Frame 1 (no input): blank canvas, image omitted
Frame 60 (no input): blank canvas, image omitted
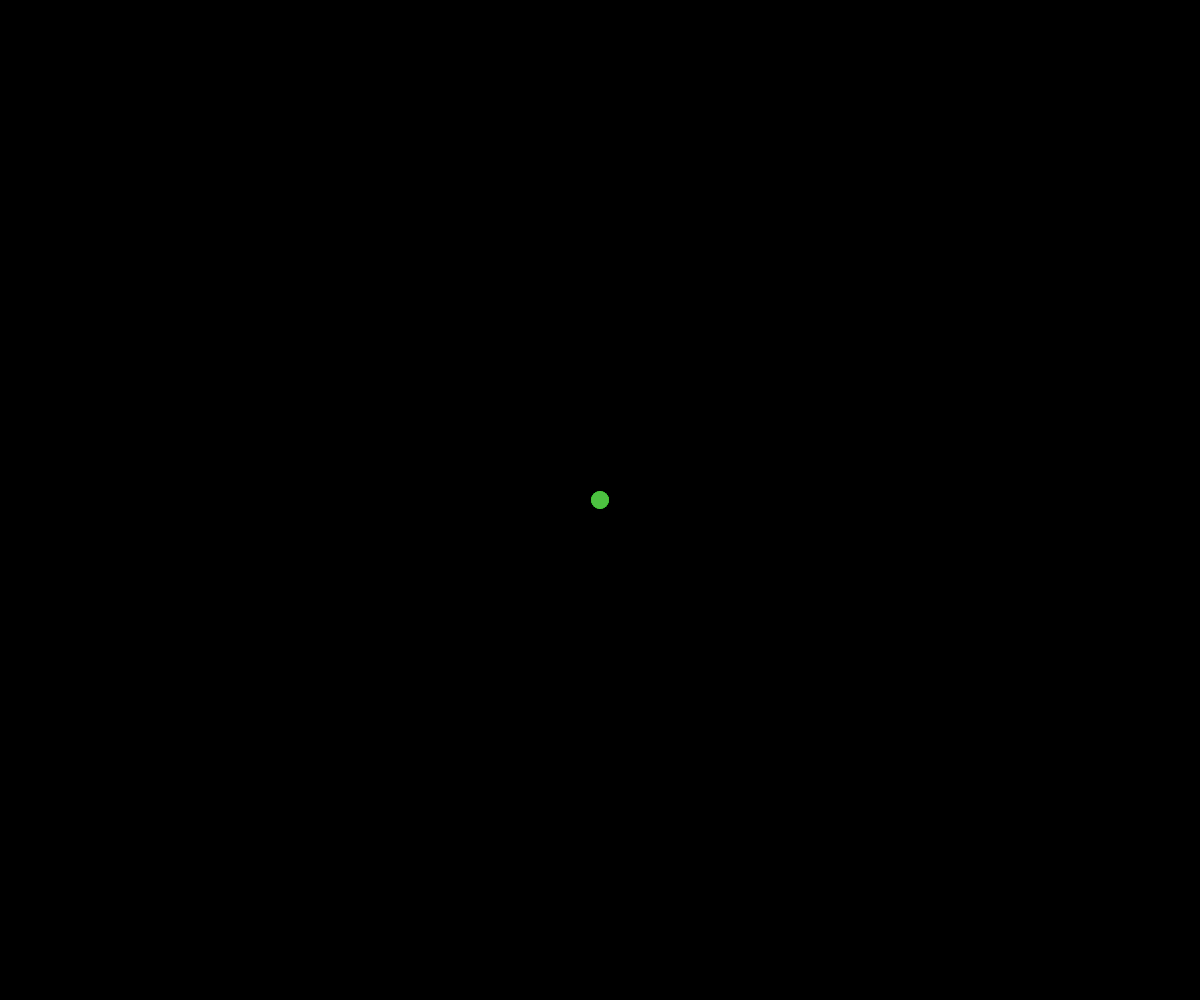
Frame 120 (the mouse pressed at the canvas centre since frame 60)

The p5.js sketch whose frames 1 and 60 were blank and that drew this single picture after the mouse press (run headless with seeded random() and noise() and a simulated clock; from frame 60 on, the mouse is pressed at the canvas centre):

// p5.js sketch
// ── sketch.js
let radius = 18;
let r, g, b;


function setup() {
  createCanvas(windowWidth, windowHeight);
  background(0);
  changeColor();
}

function draw() {
  a = 30;
  noStroke();
  circle(mouseX, mouseY, radius);
}

function mousePressed() {
  background(0);
  changeColor();
}

function changeColor() {
  r = random(255);
  g = random(255);
  b = random(255);
  fill(r, g, b, 20);
}
